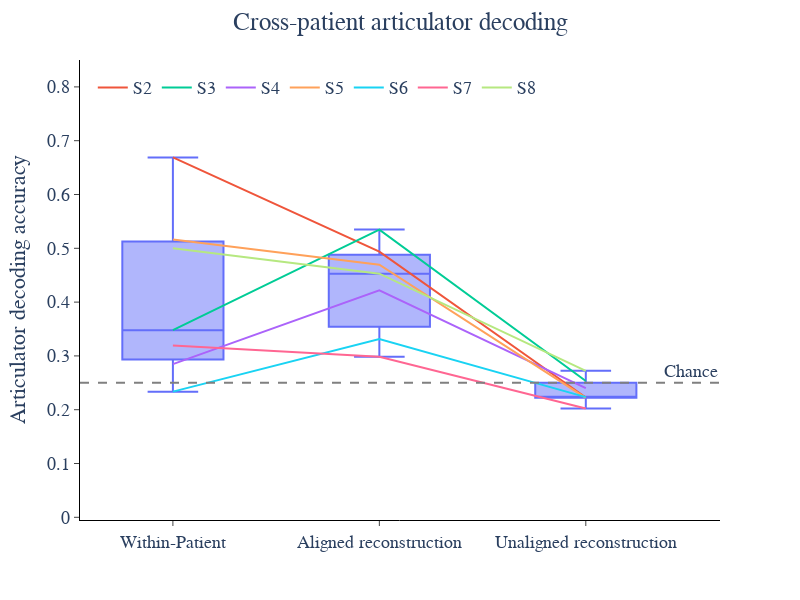

Source (notebook cell):
### Code cell
fig = px.line(recon_acc_df, x='Condition', y="Decoding Accuracy", color='Patient', width=800, height=600, color_discrete_sequence=px.colors.qualitative.Plotly[1:])
fig.add_traces(px.box(recon_acc_df, x='Condition', y="Decoding Accuracy").data)

fig.add_hline(y=1/4, line_dash='dash', line_color='grey', annotation_text='Chance', annotation_position='top right')
fig.update_layout(
    plot_bgcolor='white',
    legend=dict(
        orientation='h',
        yanchor='top',
        y=0.98,
        xanchor='left',
        x=0.02,
        title_text=''
    ),
    title_text='Cross-patient articulator decoding',
    title_x=0.5,
    font=dict(size=18, family='Arial')
)
fig.update_xaxes(
    title='',
    mirror=False,
    ticks='outside',
    showline=True,
    linecolor='black',
    showgrid=False,
    range=[-0.45, 2.65],
)
fig.update_yaxes(
    title='Articulator decoding accuracy',
    mirror=False,
    ticks='outside',
    showline=True,
    linecolor='black',
    showgrid=False,
    range=[-0.005, 0.85]
)

fig.show()

### Figure 1 — Plotly figure (JSON) as saved in the notebook; plotly's stock layout.template omitted (floating-point values rounded to 4 significant figures)
{"data": [{"hovertemplate": "Patient=S2<br>Condition=%{x}<br>Decoding Accuracy=%{y}<extra></extra>", "legendgroup": "S2", "line": {"color": "#EF553B", "dash": "solid"}, "marker": {"symbol": "circle"}, "mode": "lines", "name": "S2", "orientation": "v", "showlegend": true, "type": "scatter", "x": ["Within-Patient", "Aligned reconstruction", "Unaligned reconstruction"], "xaxis": "x", "y": [0.6689, 0.4939, 0.2226], "yaxis": "y"}, {"hovertemplate": "Patient=S3<br>Condition=%{x}<br>Decoding Accuracy=%{y}<extra></extra>", "legendgroup": "S3", "line": {"color": "#00CC96", "dash": "solid"}, "marker": {"symbol": "circle"}, "mode": "lines", "name": "S3", "orientation": "v", "showlegend": true, "type": "scatter", "x": ["Within-Patient", "Aligned reconstruction", "Unaligned reconstruction"], "xaxis": "x", "y": [0.3478, 0.5348, 0.2533], "yaxis": "y"}, {"hovertemplate": "Patient=S4<br>Condition=%{x}<br>Decoding Accuracy=%{y}<extra></extra>", "legendgroup": "S4", "line": {"color": "#AB63FA", "dash": "solid"}, "marker": {"symbol": "circle"}, "mode": "lines", "name": "S4", "orientation": "v", "showlegend": true, "type": "scatter", "x": ["Within-Patient", "Aligned reconstruction", "Unaligned reconstruction"], "xaxis": "x", "y": [0.2848, 0.4219, 0.2401], "yaxis": "y"}, {"hovertemplate": "Patient=S5<br>Condition=%{x}<br>Decoding Accuracy=%{y}<extra></extra>", "legendgroup": "S5", "line": {"color": "#FFA15A", "dash": "solid"}, "marker": {"symbol": "circle"}, "mode": "lines", "name": "S5", "orientation": "v", "showlegend": true, "type": "scatter", "x": ["Within-Patient", "Aligned reconstruction", "Unaligned reconstruction"], "xaxis": "x", "y": [0.5166, 0.4695, 0.2219], "yaxis": "y"}, {"hovertemplate": "Patient=S6<br>Condition=%{x}<br>Decoding Accuracy=%{y}<extra></extra>", "legendgroup": "S6", "line": {"color": "#19D3F3", "dash": "solid"}, "marker": {"symbol": "circle"}, "mode": "lines", "name": "S6", "orientation": "v", "showlegend": true, "type": "scatter", "x": ["Within-Patient", "Aligned reconstruction", "Unaligned reconstruction"], "xaxis": "x", "y": [0.2336, 0.3314, 0.2234], "yaxis": "y"}, {"hovertemplate": "Patient=S7<br>Condition=%{x}<br>Decoding Accuracy=%{y}<extra></extra>", "legendgroup": "S7", "line": {"color": "#FF6692", "dash": "solid"}, "marker": {"symbol": "circle"}, "mode": "lines", "name": "S7", "orientation": "v", "showlegend": true, "type": "scatter", "x": ["Within-Patient", "Aligned reconstruction", "Unaligned reconstruction"], "xaxis": "x", "y": [0.3191, 0.2986, 0.2021], "yaxis": "y"}, {"hovertemplate": "Patient=S8<br>Condition=%{x}<br>Decoding Accuracy=%{y}<extra></extra>", "legendgroup": "S8", "line": {"color": "#B6E880", "dash": "solid"}, "marker": {"symbol": "circle"}, "mode": "lines", "name": "S8", "orientation": "v", "showlegend": true, "type": "scatter", "x": ["Within-Patient", "Aligned reconstruction", "Unaligned reconstruction"], "xaxis": "x", "y": [0.5, 0.4528, 0.2722], "yaxis": "y"}, {"alignmentgroup": "True", "hovertemplate": "Condition=%{x}<br>Decoding Accuracy=%{y}<extra></extra>", "legendgroup": "", "marker": {"color": "#636efa"}, "name": "", "notched": false, "offsetgroup": "", "orientation": "v", "showlegend": false, "type": "box", "x": ["Within-Patient", "Within-Patient", "Within-Patient", "Within-Patient", "Within-Patient", "Within-Patient", "Within-Patient", "Aligned reconstruction", "Aligned reconstruction", "Aligned reconstruction", "Aligned reconstruction", "Aligned reconstruction", "Aligned reconstruction", "Aligned reconstruction", "Unaligned reconstruction", "Unaligned reconstruction", "Unaligned reconstruction", "Unaligned reconstruction", "Unaligned reconstruction", "Unaligned reconstruction", "Unaligned reconstruction"], "x0": " ", "xaxis": "x", "y": [0.6689, 0.3478, 0.2848, 0.5166, 0.2336, 0.3191, 0.5, 0.4939, 0.5348, 0.4219, 0.4695, 0.3314, 0.2986, 0.4528, 0.2226, 0.2533, 0.2401, 0.2219, 0.2234, 0.2021, 0.2722], "y0": " ", "yaxis": "y"}], "layout": {"annotations": [{"showarrow": false, "text": "Chance", "x": 1, "xanchor": "right", "xref": "x domain", "y": 0.25, "yanchor": "bottom", "yref": "y"}], "font": {"family": "Arial", "size": 18}, "height": 600, "legend": {"orientation": "h", "title": {"text": ""}, "tracegroupgap": 0, "x": 0.02, "xanchor": "left", "y": 0.98, "yanchor": "top"}, "margin": {"t": 60}, "plot_bgcolor": "white", "shapes": [{"line": {"color": "grey", "dash": "dash"}, "type": "line", "x0": 0, "x1": 1, "xref": "x domain", "y0": 0.25, "y1": 0.25, "yref": "y"}], "title": {"text": "Cross-patient articulator decoding", "x": 0.5}, "width": 800, "xaxis": {"anchor": "y", "domain": [0, 1], "linecolor": "black", "mirror": false, "range": [-0.45, 2.65], "showgrid": false, "showline": true, "ticks": "outside", "title": {"text": ""}}, "yaxis": {"anchor": "x", "domain": [0, 1], "linecolor": "black", "mirror": false, "range": [-0.005, 0.85], "showgrid": false, "showline": true, "ticks": "outside", "title": {"text": "Articulator decoding accuracy"}}}}
